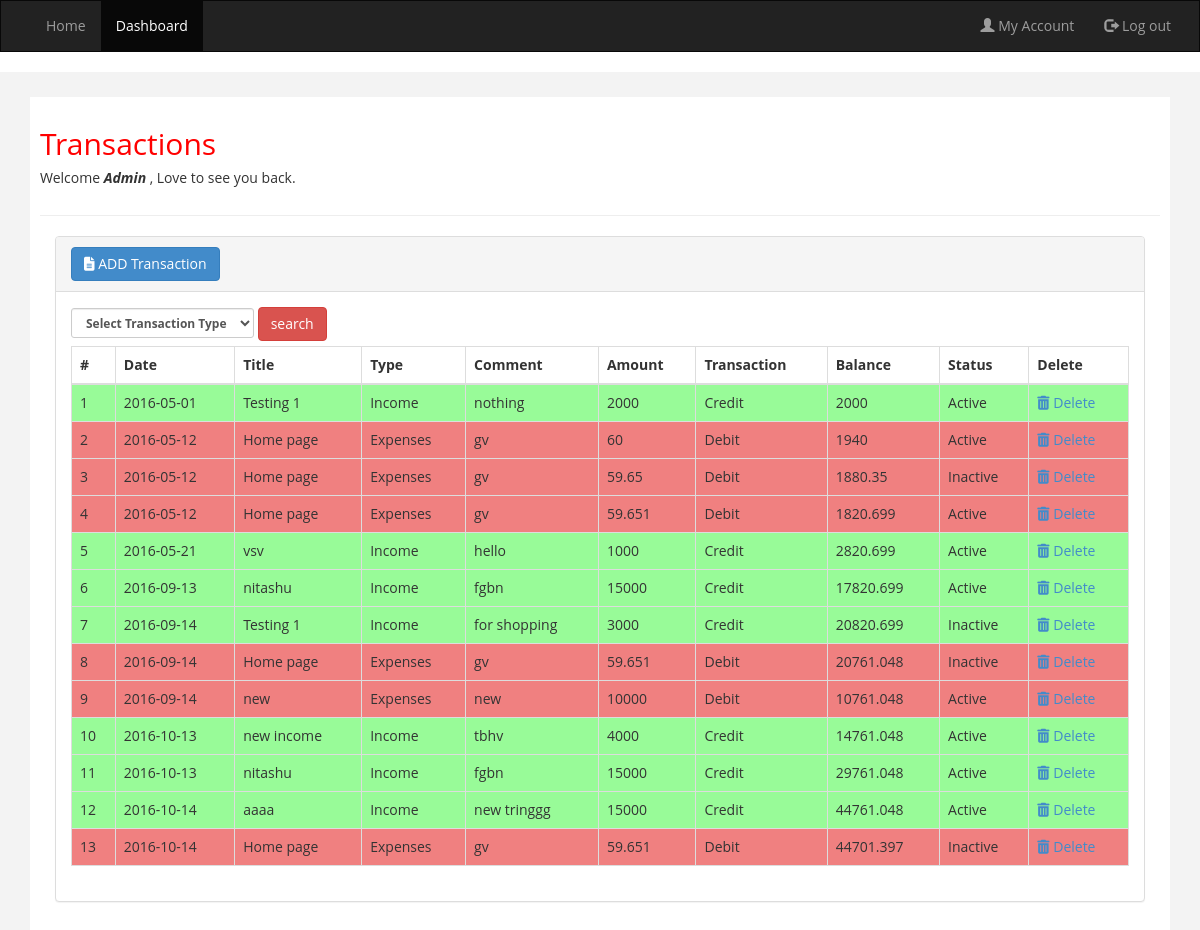
The page / on the database its author committed.
### tables this page shows
CREATE TABLE `transaction` (
  `id` int(50) NOT NULL,
  `date` date NOT NULL,
  `title` varchar(100) NOT NULL,
  `type` varchar(100) NOT NULL,
  `amount` float NOT NULL,
  `comment` varchar(1000) NOT NULL,
  `status` int(1) NOT NULL DEFAULT '0',
  `reminder` int(1) NOT NULL,
  `recurring` varchar(255) NOT NULL
);

### index.php (the view, shortened to what this page needs)
<?php include('db.php')
 ?>
<!DOCTYPE html>
<html>
<head>
    <link href="assets/css/bootstrap.css" rel="stylesheet" />
    <link href="assets/css/font-awesome.css" rel="stylesheet" />
    <link href="assets/js/morris/morris-0.4.3.min.css" rel="stylesheet" />
    <link href="assets/css/custom.css" rel="stylesheet" />
</head>
<body>
  <nav class="navbar navbar-inverse">
  <div class="container-fluid">
   <div class="container"> <ul class="nav navbar-nav">
      <li><a href="index.php">Home</a></li>
      <li class="active"><a href="#">Dashboard</a></li>
    </ul>
    <ul class="nav navbar-nav navbar-right">
      <li><a href="#"><span class="glyphicon glyphicon-user"></span> My Account</a></li>
      <li><a href="#"><span class="glyphicon glyphicon-log-out"></span> Log out</a></li>
    </ul>
    </div>
  </div>
</nav>
    <div id="wrapper">
 <div id="page-wrapper" >
            <div id="page-inner">
                <div class="row">
                    <div class="col-md-12">
                     <h2>Transactions</h2>
                        <h5>Welcome <b><i>Admin</i> </b>, Love to see you back. </h5>
                    </div>
                </div>
                 <hr />
                 <div class="col-md-12">
<div class="panel panel-default">
                        <div class="panel-heading">
                         <a href="add_transaction.php"><button class="btn btn-primary"><i class="fa fa-file-text "></i> ADD Transaction</button></a>
  </div>
                        <div class="panel-body">
                             <div class="table-responsive">
                              <div class="row">
                                <div class="col-sm-6">
              <form role="form" autocomplete="on" action="<?php echo $_SERVER["PHP_SELF"]; ?>" method="POST" enctype = "multipart/form-data">
                                  <div class="dataTables_length" id="dataTables-example_length">
                                    <label><select name="search_type" aria-controls="dataTables-example" class="form-control input-sm">
                                      <option valuee="all">Select Transaction Type</option>
                                    </select> </label>
                                   <label><input type="submit" name="submit"value="search"  class="btn btn-danger" aria-controls="dataTables-example"></label>
                                  </div>
                                </div>
                                <?php
if(isset($_POST["search_type"]))
{
  if ($_POST["search_type"] == "Expenses")
    {
    $sql = "SELECT * FROM transaction WHERE type='Expenses'";
    }
    elseif ($_POST["search_type"] == "Income")
    {
    $sql = "SELECT * FROM transaction WHERE type='Income'";
    }
    elseif ($_POST["search_type"] == "Savings")
    {
    $sql = "SELECT * FROM transaction WHERE type='Savings'";
    }
    elseif ($_POST["search_type"] == "Other")
    {
    $sql = "SELECT * FROM transaction WHERE type='Other'";
    }else{
        $sql="SELECT * FROM transaction ORDER BY date ASC";
    }
}else{
  $sql="SELECT * FROM transaction ORDER BY date ASC";
}
                                 ?>
                              </div>
                                <table class="table table-striped table-bordered table-hover" id="dataTables-example">
                                    <thead>
                                           <tr>
                                            <th>#</th>
                                            <th>Date</th>
                                             <th>Title</th>
                                      <th>Type</th>
                                     <th>Comment</th>
                                     <th>Amount</th>
                                     <th>Transaction</th>
                                     <th>Balance</th>
                                     <th>Status</th>
                                     <th>Delete</th>
                                        </tr>
                                    </thead>
                                    <tbody>
<?php
$result=mysqli_query($conn,$sql);
$balancenow=0;
$i=0;
while($row=mysqli_fetch_array($result))
{
  if ( $row['type']=="Income") {
$balancenow=$balancenow+$row['amount'];
$tran = "Credit";
$color = "#98FB98";
  }else{
$balancenow=$balancenow-$row['amount'];
$tran = "Debit";
$color = "#F08080";
}
  ?>
   <tr style=<?php echo "background:".$color.";";?>>
    <td><?php echo ++$i; ?> </td>
   <td><?php echo $row['date']; ?> </td>
   <td><?php echo $row['title']; ?> </td>
   <td><?php echo $row['type']; ?> </td>
  <td><?php echo $row['comment']; ?> </td>
   <td><?php echo $row['amount']; ?> </td>
   <td><?php echo $tran; ?></td>
   <td><?php echo $balancenow; ?></td>
<td><?php
   $stat= $row['status'];
if ($stat==0) {
    echo "Active";
}else{
    echo "Inactive";
}
$id=$row['id'];
?> </td>
  <td><?php  echo "<a href='delete.php?id=$id'><i class='fa fa-trash'></i> Delete</a>"; ?></td>
    </tr>
  <?php
}
?>
                               </tbody>
                                </table>
                            </div>
                        </div>
                    </div>
    </div>
    </div>
            </div>
    </div>
</body>
</html>

### assets/css/custom.css (style rules this page uses)
body { font-family: 'Open Sans', sans-serif; }
#wrapper { width: 100%; background:#202020; }
#page-wrapper { padding: 15px 15px; min-height: 600px; background:#F3F3F3; }
#page-inner { width:100%; margin:10px 20px 10px 0px; background-color:#fff!important; padding:10px; min-height:1200px; }
h2 { color: #f00; }
@media (min-width:768px) { #page-wrapper { margin: 0; padding: 15px 30px; min-height: 1200px; } }
@media (min-width:768px) { .navbar { border-radius: 0px; } }

### rows shown on the page
transaction: date "2016-05-01", title "Testing 1", type "Income", comment "nothing", amount "2000", type "Credit", balancenow "2000", status "Active"
transaction: date "2016-05-12", title "Home page", type "Expenses", comment "gv", amount "60", type "Debit", balancenow "1940", status "Active"
transaction: date "2016-05-12", title "Home page", type "Expenses", comment "gv", amount "59.65", type "Debit", balancenow "1880.35", status "Inactive"
transaction: date "2016-05-12", title "Home page", type "Expenses", comment "gv", amount "59.651", type "Debit", balancenow "1820.699", status "Active"
transaction: date "2016-05-21", title "vsv", type "Income", comment "hello", amount "1000", type "Credit", balancenow "2820.699", status "Active"
transaction: date "2016-09-13", title "nitashu", type "Income", comment "fgbn", amount "15000", type "Credit", balancenow "17820.699", status "Active"
transaction: date "2016-09-14", title "Testing 1", type "Income", comment "for shopping", amount "3000", type "Credit", balancenow "20820.699", status "Inactive"
transaction: date "2016-09-14", title "Home page", type "Expenses", comment "gv", amount "59.651", type "Debit", balancenow "20761.048", status "Inactive"
transaction: date "2016-09-14", title "new", type "Expenses", comment "new", amount "10000", type "Debit", balancenow "10761.048", status "Active"
transaction: date "2016-10-13", title "new income", type "Income", comment "tbhv", amount "4000", type "Credit", balancenow "14761.048", status "Active"
transaction: date "2016-10-13", title "nitashu", type "Income", comment "fgbn", amount "15000", type "Credit", balancenow "29761.048", status "Active"
transaction: date "2016-10-14", title "aaaa", type "Income", comment "new tringgg", amount "15000", type "Credit", balancenow "44761.048", status "Active"
transaction: date "2016-10-14", title "Home page", type "Expenses", comment "gv", amount "59.651", type "Debit", balancenow "44701.397", status "Inactive"
